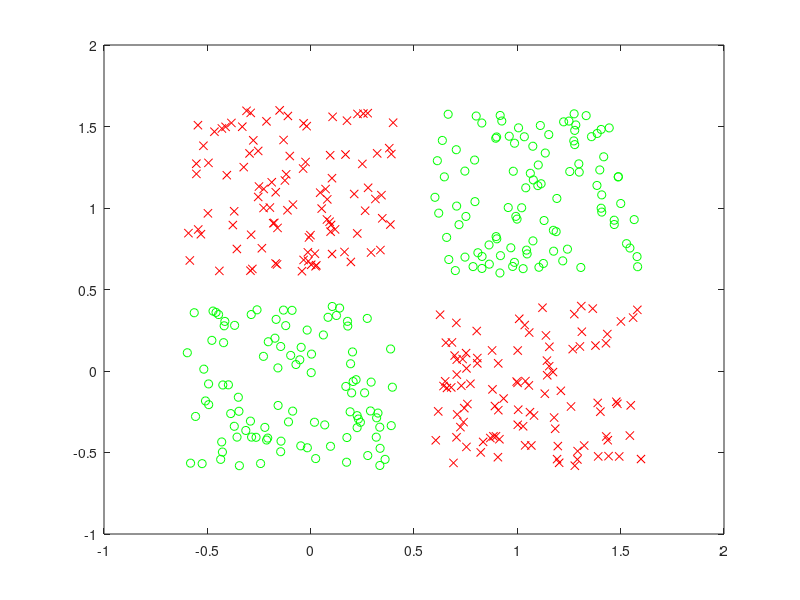

Source code (MATLAB): (Note: this script raises an error after producing the figure.)
%% 
% 11.10.2018
% Musa Tugrul Yılmaz

clc
clear
close all

K=100;  %samples
q=0.6;  %offsetof value

A=[rand(1,K)-q;rand(1,K)+q];
B=[rand(1,K)+q;rand(1,K)+q];
C=[rand(1,K)+q;rand(1,K)-q];
D=[rand(1,K)-q;rand(1,K)-q];
figure,plot(A(1,:),A(2,:),'rx')
hold on
plot(B(1,:),B(2,:),'go')
plot(C(1,:),C(2,:),'rx')
plot(D(1,:),D(2,:),'go')

P=[A B C D];

T=[ones(1,100) -ones(1,100) ones(1,100) -ones(1,100)];

net=feedforwardnet([5 3]);
net.divideParam.trainRatio=0.8;
net.divideParam.valRatio=0.1;
net.divideParam.testRatio=0.1;

nettrainParam.Goal=10^-6;

[net,tr,Y,E]=train(net,P,T);

span=-1:0.025:2;
[P1,P2]=meshgrid(span,span);
PP=[P1(:) P2(:)]';
aa=net(PP);
surf(P1,P2,reshape(aa,length(span),length(span))-5)
colormap bone
